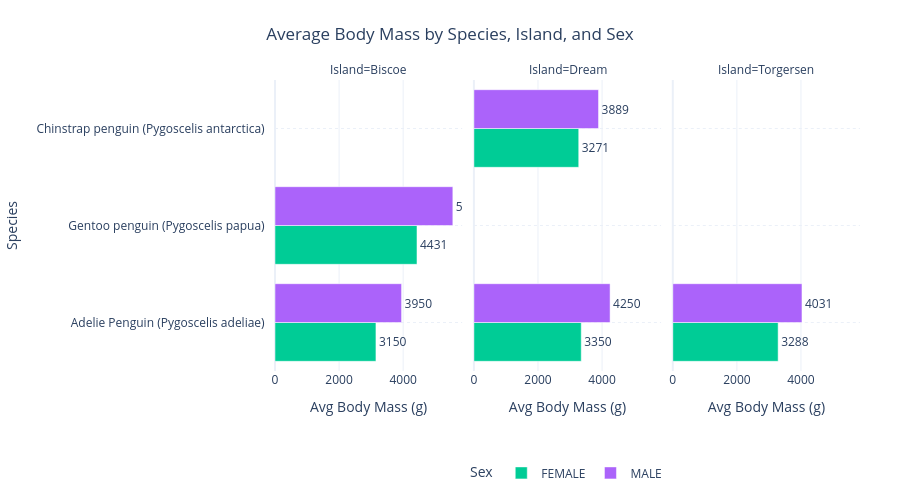

The cell this chart's notebook holds for it:
### Code cell
# 6. Horizontal Facetted Bar Chart: Average Body Mass
# Swapping X and Y to make bars horizontal for easier label reading

# Grouping the data
df_grouped = df.groupby(['island', 'species', 'sex'])['body_mass_g'].mean().reset_index()

# 6. Horizontal Bar Chart
fig6_horizontal = px.bar(
    df_grouped,
    x="body_mass_g",          # Numerical value now on X-axis
    y="species",              # Categories now on Y-axis
    color="sex",              
    orientation='h',          # Set orientation to horizontal
    barmode="group",          
    facet_col="island",       # Keep islands in separate columns
    color_discrete_map={      
        "Male": "#7f7f7f",    
        "Female": "#bcbd22"   
    },
    title="Average Body Mass by Species, Island, and Sex",
    labels={
        "species": "Species",
        "body_mass_g": "Avg Body Mass (g)",
        "sex": "Sex",
        "island": "Island"
    }
)

fig6_horizontal.update_yaxes(
    tickangle=0,
    ticksuffix="   ",
    griddash='dot'
)

fig6_horizontal.update_layout(
    title_x=0.5,
    height=500,
    margin=dict(t=80, l=100, r=40, b=80), # Increase left margin for species names
    legend=dict(orientation="h", yanchor="bottom", y=-0.4, xanchor="center", x=0.5)
)

# Adjust text labels to appear to the right of the horizontal bars
fig6_horizontal.update_traces(
    texttemplate='%{x:.0f}', 
    textposition='outside'
)

fig6_horizontal.show()

### Figure 1 — Plotly figure (JSON) as saved in the notebook; plotly's stock layout.template omitted (floating-point values rounded to 4 significant figures)
{"data": [{"alignmentgroup": "True", "hovertemplate": "Sex=FEMALE<br>Island=Biscoe<br>Avg Body Mass (g)=%{x}<br>Species=%{y}<extra></extra>", "legendgroup": "FEMALE", "marker": {"color": "#00cc96", "pattern": {"shape": ""}}, "name": "FEMALE", "offsetgroup": "FEMALE", "orientation": "h", "showlegend": true, "textposition": "outside", "texttemplate": "%{x:.0f}", "type": "bar", "x": [3150.0, 4431.0], "xaxis": "x", "y": ["Adelie Penguin (Pygoscelis adeliae)", "Gentoo penguin (Pygoscelis papua)"], "yaxis": "y"}, {"alignmentgroup": "True", "hovertemplate": "Sex=FEMALE<br>Island=Dream<br>Avg Body Mass (g)=%{x}<br>Species=%{y}<extra></extra>", "legendgroup": "FEMALE", "marker": {"color": "#00cc96", "pattern": {"shape": ""}}, "name": "FEMALE", "offsetgroup": "FEMALE", "orientation": "h", "showlegend": false, "textposition": "outside", "texttemplate": "%{x:.0f}", "type": "bar", "x": [3350.0, 3271.0], "xaxis": "x2", "y": ["Adelie Penguin (Pygoscelis adeliae)", "Chinstrap penguin (Pygoscelis antarctica)"], "yaxis": "y2"}, {"alignmentgroup": "True", "hovertemplate": "Sex=FEMALE<br>Island=Torgersen<br>Avg Body Mass (g)=%{x}<br>Species=%{y}<extra></extra>", "legendgroup": "FEMALE", "marker": {"color": "#00cc96", "pattern": {"shape": ""}}, "name": "FEMALE", "offsetgroup": "FEMALE", "orientation": "h", "showlegend": false, "textposition": "outside", "texttemplate": "%{x:.0f}", "type": "bar", "x": [3288.0], "xaxis": "x3", "y": ["Adelie Penguin (Pygoscelis adeliae)"], "yaxis": "y3"}, {"alignmentgroup": "True", "hovertemplate": "Sex=MALE<br>Island=Biscoe<br>Avg Body Mass (g)=%{x}<br>Species=%{y}<extra></extra>", "legendgroup": "MALE", "marker": {"color": "#ab63fa", "pattern": {"shape": ""}}, "name": "MALE", "offsetgroup": "MALE", "orientation": "h", "showlegend": true, "textposition": "outside", "texttemplate": "%{x:.0f}", "type": "bar", "x": [3950.0, 5550.0], "xaxis": "x", "y": ["Adelie Penguin (Pygoscelis adeliae)", "Gentoo penguin (Pygoscelis papua)"], "yaxis": "y"}, {"alignmentgroup": "True", "hovertemplate": "Sex=MALE<br>Island=Dream<br>Avg Body Mass (g)=%{x}<br>Species=%{y}<extra></extra>", "legendgroup": "MALE", "marker": {"color": "#ab63fa", "pattern": {"shape": ""}}, "name": "MALE", "offsetgroup": "MALE", "orientation": "h", "showlegend": false, "textposition": "outside", "texttemplate": "%{x:.0f}", "type": "bar", "x": [4250.0, 3889.0], "xaxis": "x2", "y": ["Adelie Penguin (Pygoscelis adeliae)", "Chinstrap penguin (Pygoscelis antarctica)"], "yaxis": "y2"}, {"alignmentgroup": "True", "hovertemplate": "Sex=MALE<br>Island=Torgersen<br>Avg Body Mass (g)=%{x}<br>Species=%{y}<extra></extra>", "legendgroup": "MALE", "marker": {"color": "#ab63fa", "pattern": {"shape": ""}}, "name": "MALE", "offsetgroup": "MALE", "orientation": "h", "showlegend": false, "textposition": "outside", "texttemplate": "%{x:.0f}", "type": "bar", "x": [4031.0], "xaxis": "x3", "y": ["Adelie Penguin (Pygoscelis adeliae)"], "yaxis": "y3"}], "layout": {"annotations": [{"font": {}, "showarrow": false, "text": "Island=Biscoe", "x": 0.16, "xanchor": "center", "xref": "paper", "y": 1, "yanchor": "bottom", "yref": "paper"}, {"font": {}, "showarrow": false, "text": "Island=Dream", "x": 0.5, "xanchor": "center", "xref": "paper", "y": 1, "yanchor": "bottom", "yref": "paper"}, {"font": {}, "showarrow": false, "text": "Island=Torgersen", "x": 0.84, "xanchor": "center", "xref": "paper", "y": 1, "yanchor": "bottom", "yref": "paper"}], "barmode": "group", "height": 500, "legend": {"orientation": "h", "title": {"text": "Sex"}, "tracegroupgap": 0, "x": 0.5, "xanchor": "center", "y": -0.4, "yanchor": "bottom"}, "margin": {"b": 80, "l": 100, "r": 40, "t": 80}, "title": {"text": "Average Body Mass by Species, Island, and Sex", "x": 0.5}, "xaxis": {"anchor": "y", "domain": [0, 0.32], "title": {"text": "Avg Body Mass (g)"}}, "xaxis2": {"anchor": "y2", "domain": [0.34, 0.66], "matches": "x", "title": {"text": "Avg Body Mass (g)"}}, "xaxis3": {"anchor": "y3", "domain": [0.68, 1.0], "matches": "x", "title": {"text": "Avg Body Mass (g)"}}, "yaxis": {"anchor": "x", "domain": [0, 1], "griddash": "dot", "tickangle": 0, "ticksuffix": "   ", "title": {"text": "Species"}}, "yaxis2": {"anchor": "x2", "domain": [0, 1], "griddash": "dot", "matches": "y", "showticklabels": false, "tickangle": 0, "ticksuffix": "   "}, "yaxis3": {"anchor": "x3", "domain": [0, 1], "griddash": "dot", "matches": "y", "showticklabels": false, "tickangle": 0, "ticksuffix": "   "}}}
